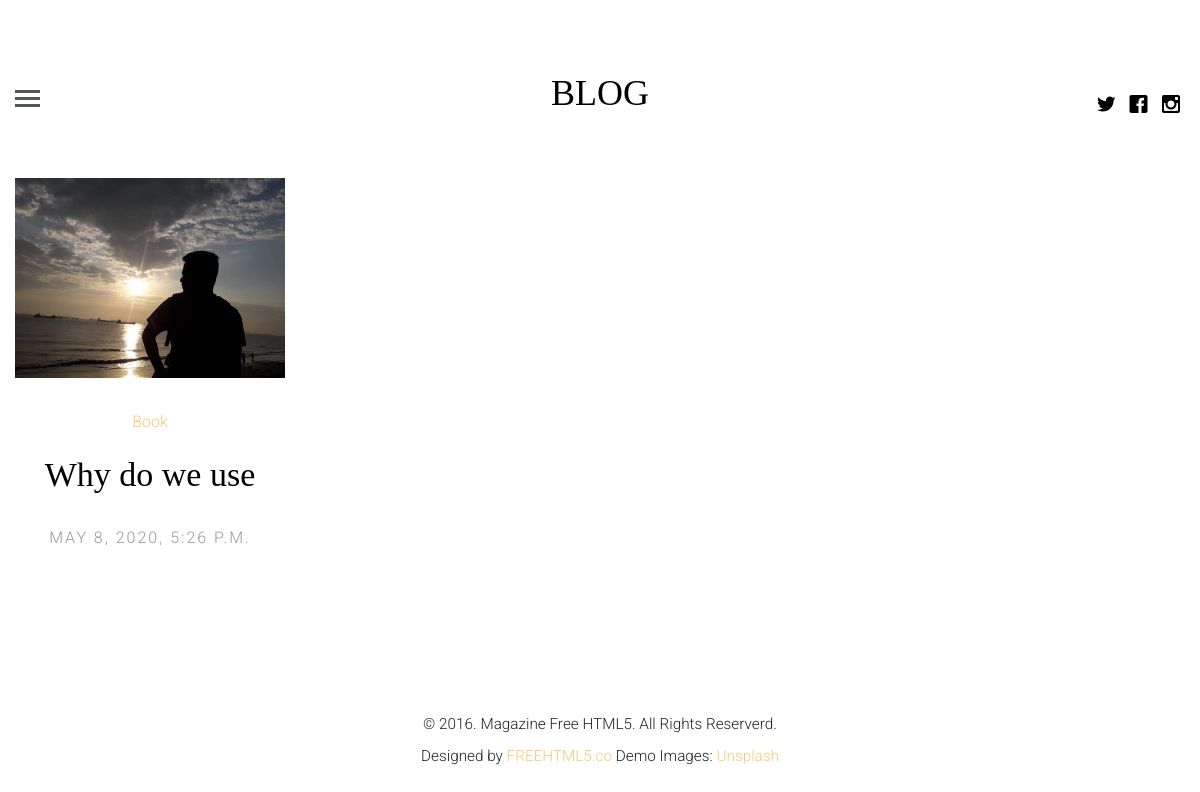
Screenshot of /category/Book with the database file from the repository.
### blogApp/models.py (models this page shows, shortened)
class Article(models.Model):
    article_author = models.ForeignKey(Author,on_delete=models.CASCADE)
    title          = models.CharField(max_length=200)
    body           = models.TextField()
    image          = models.FileField(default="")
    posted_on      = models.DateTimeField(auto_now=False, auto_now_add=True)
    updated_on     = models.DateTimeField(auto_now=True, auto_now_add=False)
    category       = models.ForeignKey(Category,on_delete=models.CASCADE)

class Category(models.Model):
    name    = models.CharField(max_length=100)

### blogApp/views.py (the view)
# urls.py: path('category/<name>',views.getCategory , name="topic"),
def getCategory(request , name):
    cat = get_object_or_404(Category , name=name)
    post = Article.objects.filter(category=cat.id)
    return render(request, "category.html",{'post':post})

### templates/category.html (shortened to what this page needs)
{% extends 'base.html' %}
{% load static %}
{% block content %}
	<div class="row fh5co-post-entry">
	{% for data in post %}
		<article class="col-lg-3 col-md-3 col-sm-3 col-xs-6 col-xxs-12 animate-box">
			<figure>
				<a href="{% url 'article' id=data.id %}"><img src="{{ data.image.url }}" style="height:200px;width:100%" alt="Image" class="img-responsive"></a>
			</figure>
			<span class="fh5co-meta"><a href="{% url 'topic' name=data.category.name %}">{{ data.category.name }}</a></span>
			<h2 class="fh5co-article-title"><a href="{% url 'article' id=data.id %}">{{ data.title }}</a></h2>
			<span class="fh5co-meta fh5co-date">{{ data.posted_on }}</span>
		</article>
	{% endfor %}
	</div>
{% endblock  %}

### static/css/style.css (style rules this page uses)
html { background: #fff; }
body { font-family: "Roboto", arial, sans-serif; font-size: 18px; font-weight: 300; line-height: 1.8; color: #222; background: #fff; }
a { color: #f7c873; -webkit-transition: 0.5s; -o-transition: 0.5s; transition: 0.5s; }
h1, h2, h3, h4, h5, h6 { font-family: "Playfair Display", times, serif; color: #000; }
.fh5co-post-entry article { text-align: center; float: left; margin-bottom: 110px; padding-left: 3em; padding-right: 3em; }
@media screen and (max-width: 1200px) { .fh5co-post-entry article { margin-bottom: 80px; padding-left: 15px; padding-right: 15px; } }
.fh5co-post-entry article a img { opacity: 1; -webkit-transition: 0.5s; -o-transition: 0.5s; transition: 0.5s; }
.fh5co-post-entry article figure { margin-bottom: 30px; }
.fh5co-post-entry article h2 { font-family: "Playfair Display", times, serif; font-size: 34px; color: #000; margin-bottom: 30px; }
.fh5co-post-entry article h2 a { color: #000; }
.fh5co-post-entry article .fh5co-meta { font-size: 16px; font-family: "Roboto", arial, sans-serif; color: #999999; margin-bottom: 20px; display: block; }
.fh5co-post-entry article .fh5co-meta.fh5co-date { text-transform: uppercase; letter-spacing: 2px; }
.js .to-animate, .js .to-animate-2, .js .animate-box { opacity: 0; }

### rows the page displays
Article: image (picture), category.name "Book", title "Why do we use", posted_on "MAY 8, 2020, 5:26 P.M."
